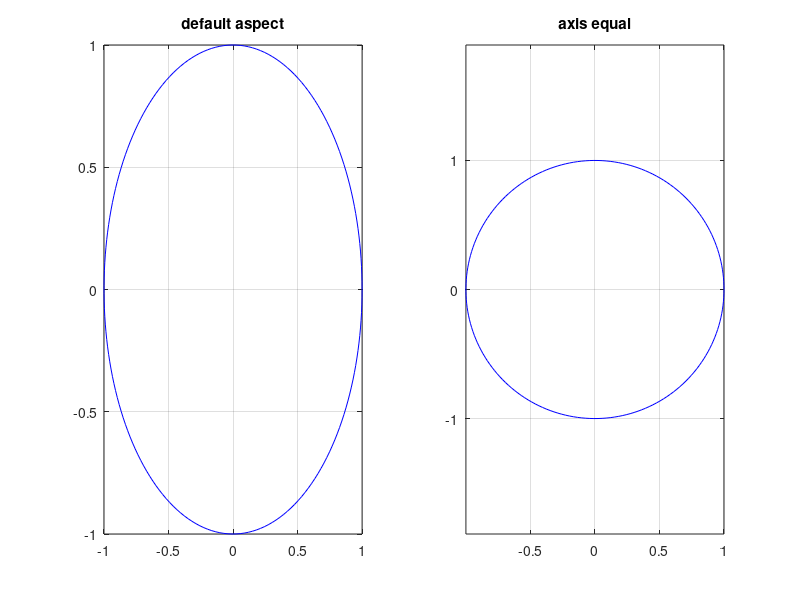

Source code (MATLAB):
% Compare default vs equal aspect ratio on a unit circle.
t = linspace(0, 2*pi, 200);
x = cos(t);
y = sin(t);

figure;
subplot(1, 2, 1);
plot(x, y, 'b-');
title('default aspect');
grid on;

subplot(1, 2, 2);
plot(x, y, 'b-');
axis equal;
title('axis equal');
grid on;

saveas(gcf, '/tmp/plot_axis.png');
